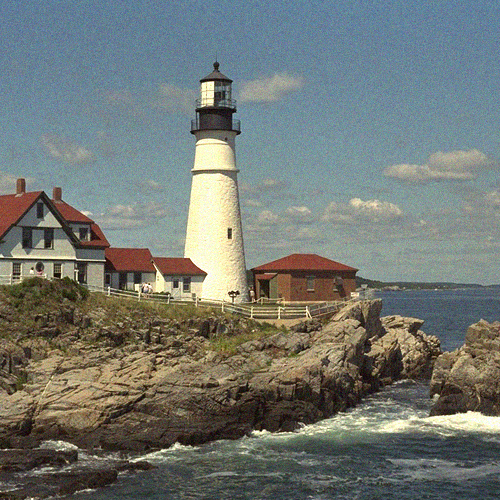
//> input picture images/denoise/Kodak24/20.png, 500 x 500 px
$ ./non_local_means_demo   (built with g++ and OpenCV 4)
//> lines starting //> are read from the running program, lines starting //| are printed output that depends on the picture
### non_local_means/include/non_local_means.h
#ifndef NON_LOCAL_MEANS_H
#define NON_LOCAL_MEANS_H

// opencv
#include <opencv2/core.hpp>
#include <opencv2/highgui.hpp>
#include <opencv2/imgproc.hpp>


cv::Mat non_local_means(const cv::Mat& noise_image, const int search_radius=5, const int radius=2, const int sigma=1, const char* kernel_type="mean");


#endif //NON_LOCAL_MEANS_H

### non_local_means/src/non_local_means.cpp
// C++
#include <cmath>
#include <cstring>
#include <iostream>
// self
#include "non_local_means.h"

namespace {
    cv::Mat make_pad(const cv::Mat& one_image, const int pad_H, const int pad_W) {
        cv::Mat padded_image;
        cv::copyMakeBorder(one_image, padded_image, pad_H, pad_H, pad_W, pad_W, cv::BORDER_REPLICATE);
        return padded_image;
    }
}


std::vector<double> get_kernel(const int window_size, const char* kernel_type) {
    // 权重模板是均值的话
    if(std::strcmp(kernel_type, "mean") == 0)
        return std::vector<double> (window_size, 1. / (window_size));
    // 高斯模板
    else if(std::strcmp(kernel_type, "gaussi") == 0) {
        std::vector<double> weight_kernel(window_size, 0);
        int offset = -1;
        double kernel_weight_sum = 0.0;
        const int radius = (int(std::sqrt(window_size)) - 1) >> 1;
        // 半径应该是 3 sigma 差不多了
        const double variance = int((2 * radius + 1) / 3);
        const double variance_2 = -0.5 / (variance * variance);
        for(int i = -radius; i <= radius; ++i)
            for(int j = -radius; j <= radius; ++j) {
                weight_kernel[++offset] = std::exp(variance_2 * (i * i + j * j));
                kernel_weight_sum += weight_kernel[offset];
            }
        for(int i = 0;i < window_size; ++i) weight_kernel[i] /= kernel_weight_sum;
        return weight_kernel;
    }
    // 没声明的话, 返回全 0 模板
    else return std::vector<double>(window_size, 0);

}

// 没错, 这里的那个 uchar 会溢出, 有点东西啊, 恶心
cv::Mat non_local_means_gray(const cv::Mat& noise_image, const int search_radius, const int radius, const int sigma, const char* kernel_type) {
    // 先做一个计算领域相似性的权重模板, 先来最简单的均值模板
    const int window_len = (radius << 1) + 1;
    const int window_size = window_len * window_len;
    const auto weights_kernel = get_kernel(window_size, kernel_type);
    const double sigma_2_inv = 1. / (sigma * sigma);
    // 收集目标图像的信息
    cv::Mat denoised = noise_image.clone();
    const int H = noise_image.rows;
    const int W = noise_image.cols;
    // 将图像 padding 一下
    const auto padded_image = make_pad(noise_image, radius, radius);
    const int H2 = padded_image.rows;
    const int W2 = padded_image.cols;
    const uchar* const noise_ptr = noise_image.data;
    const uchar* const padded_ptr = padded_image.data;
    // 现在开始滤波, 求目标图像中的每一点
    for(int i = 0;i < H; ++i) {
        const int left = std::max(radius, i - search_radius);
        const int right = std::min(W2, i + search_radius);
        for(int j = 0;j < W; ++j) {
            // 当前要去噪的点 (i, j), 以它为中心的区域的点, 我得收集起来
            uchar source[window_size];
            for(int t = 0;t < window_len; ++t)
                std::memcpy(source + t * window_len, padded_ptr + (i + t) * W2 + j, window_len * sizeof(uchar));
            // 累计值 和 权重总和
            double sum_value = 0;
            double weight_sum = 0;
            double weight_max = -1e3;
            // 每个点先确认它目前的搜索区域有多大, 为什么是 radius?
            const int up = std::max(radius, j - search_radius);
            const int down = std::min(H2, j + search_radius);
            // 在这个搜索区域搜索
            for(int x = left; x < right; ++x) {
                for(int y = up; y < down; ++y) {
                    // (i, j) 是相对于原图来说的位置, (x, y) 是相对于 padded 之后的图像来说的
                    // 如果碰到自己了, 不计算
                    if(x == i and y == j)
                        continue;
                    // 当前对比的区域是以 x, y 为中心, 半径为 radius 的区域
                    // 我得把这个区域的值都找出来, 收集起来
                    uchar target[window_size];
                    for(int t = 0;t < window_len; ++t)
                        std::memcpy(target + t * window_len, padded_ptr + (x - radius + t) * W2 + y - radius, window_len * sizeof(uchar));
                    // 然后计算两个区域的相似度
                    double distance = 0.0;
                    for(int k = 0;k < window_size; ++k) {
                        double res = static_cast<double>(target[k] - source[k]);
                        distance += weights_kernel[k] * (res * res);
                    }
                    const double cur_weight = std::exp(-distance * sigma_2_inv);
                    // 记录当前最大的权值
                    if(cur_weight > weight_max) weight_max = cur_weight;
                    // 累加值
                    sum_value += cur_weight * padded_image.at<uchar>(x, y);
                    weight_sum += cur_weight;
                }
            }
            // 搜索结束
            sum_value += weight_max * noise_image.at<uchar>(i, j);
            weight_sum += weight_max;
            denoised.at<uchar>(i, j) = cv::saturate_cast<uchar>(sum_value / weight_sum);
        }
    }
    return denoised;
}

// 搜索窗口大小 11x11, 邻域 5x5
cv::Mat non_local_means(const cv::Mat& noise_image, const int search_radius, const int radius, const int sigma, const char* kernel_type) {
    const int C = noise_image.channels();
    if(C == 1) return non_local_means_gray(noise_image, search_radius, radius, sigma, kernel_type);
    return noise_image;
}

### non_local_means/src/non_local_means_demo.cpp
//C++
#include <cmath>
#include <chrono>
#include <vector>
#include <iostream>
// self
#include "non_local_means.h"

namespace {
    void run(const std::function<void()>& work=[]{}, const std::string message="") {
        auto start = std::chrono::steady_clock::now();
        work();
        auto finish = std::chrono::steady_clock::now();
        auto duration = std::chrono::duration_cast<std::chrono::milliseconds>(finish - start);
        std::cout << message << " " << duration.count() << " ms" <<  std::endl;
    }

    void cv_info(const cv::Mat& one_image) {
        std::cout << "高  :  " << one_image.rows << "\n宽  :  " << one_image.cols << "\n通道 :  " << one_image.channels() << std::endl;
        std::cout << "步长 :  " << one_image.step << std::endl;
        // 864 = 3 * 288
    }

    void cv_show(const cv::Mat& one_image, const char* info="") {
        cv::imshow(info, one_image);
        cv::waitKey(0);
        cv::destroyAllWindows();
    }

    cv::Mat cv_resize(cv::Mat& one_image, const int height, const int width, const int _interpolation=cv::INTER_LINEAR) {
		cv::Mat result;
		cv::resize(one_image, result, cv::Size(width, height), 0, 0, _interpolation);
		return result;
	}

	cv::Mat cv_concat(const cv::Mat& lhs, const cv::Mat& rhs) {
        cv::Mat result;
        cv::hconcat(std::vector<cv::Mat>({lhs, rhs}), result);
        return result;
    }

    cv::Mat cv_concat(const std::vector<cv::Mat> images) {
        cv::Mat result;
        cv::hconcat(images, result);
        return result;
    }
}


void denoise_gray_demo() {
    // 根据图片路径读取图像
    const char* noise_path = "../images/denoise/Kodak24/20.png";
    auto noise_image = cv::imread(noise_path);
//> noise_image is the input picture: 500 rows x 500 cols, CV_8UC3; mean B, G, R 115.2, 120.2, 114.2
    if(noise_image.empty()) {
        std::cout << "读取图片  " << noise_path << "  失败 !" << std::endl;
        return;
    }
    cv::cvtColor(noise_image, noise_image, cv::COLOR_BGR2GRAY);
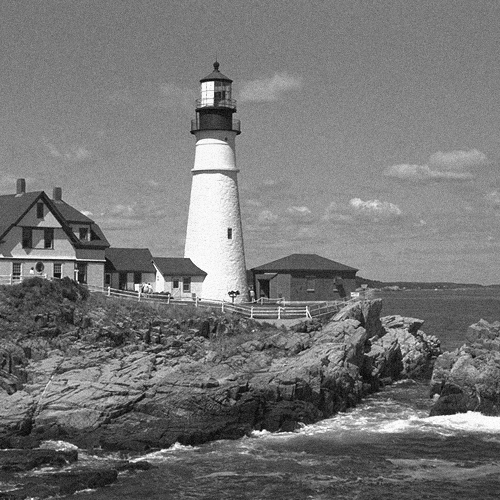
//> noise_image: 500 rows x 500 cols, CV_8UC1; min 1, max 255, mean 117.8

    cv::Mat denoised;
    run([&noise_image, &denoised](){
        denoised = non_local_means(noise_image, 5, 2, 10, "gaussi");
    }, "non_local_means_gray  :  ");
//> in make_pad, `cv::copyMakeBorder(one_image, padded_image, pad_H, pad_H, pad_W, pad_W..`:
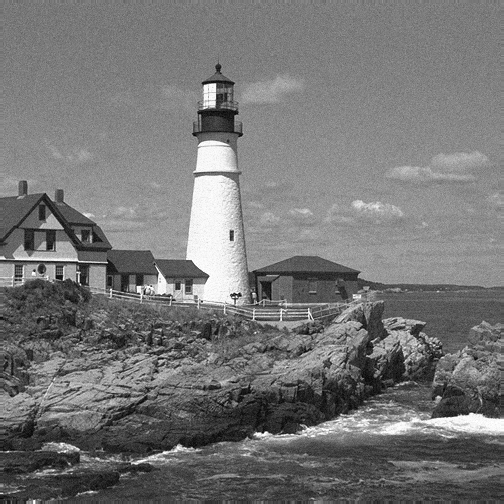
//> padded_image: 504 rows x 504 cols, CV_8UC1; min 1, max 255, mean 117.6
    const auto comparison_resultss = cv_concat({noise_image, denoised});
//> in cv_concat, `cv::hconcat(images, result);`:
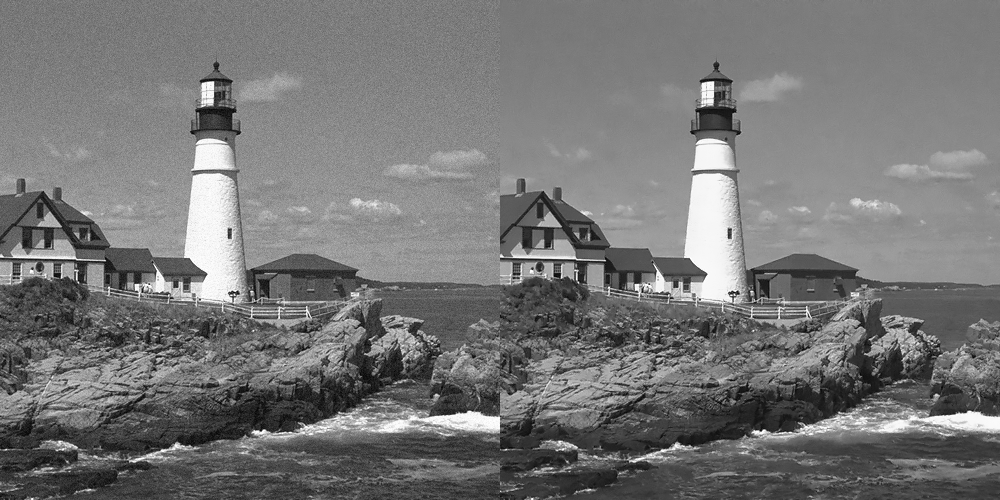
//> result: 500 rows x 1000 cols, CV_8UC1; min 1, max 255, mean 117.8
    cv_show(comparison_resultss);
    // 保存结果
    const std::string save_path("./images/output/comparison_gray.png");
    cv::imwrite(save_path, comparison_resultss, std::vector<int>({cv::IMWRITE_PNG_COMPRESSION, 0}));
}


int main() {
    std::cout << "opencv  :  " << CV_VERSION << std::endl;
    // 灰度图的 non_local_means
    denoise_gray_demo();
    return 0;
}

$ run again, with images/denoise/Kodak24/1.png copied over images/denoise/Kodak24/20.png
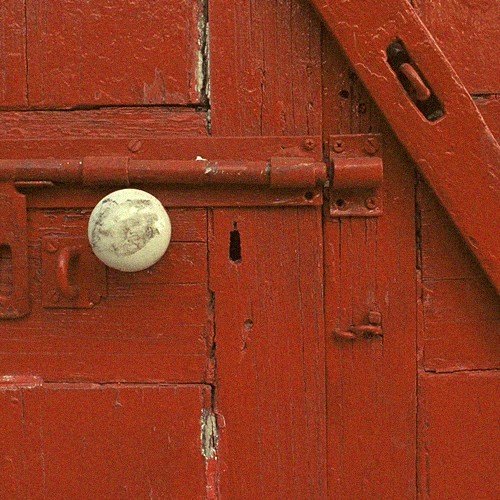
//> input picture images/denoise/Kodak24/1.png, 500 x 500 px
//> in denoise_gray_demo, noise_image is the input picture: 500 rows x 500 cols, CV_8UC3; mean B, G, R 31.1, 56.6, 143.1
//> noise_image: 500 rows x 500 cols, CV_8UC1
//> in make_pad, `cv::copyMakeBorder(one_image, padded_image, pad_H, pad_H, pad_W, pad_W..`:
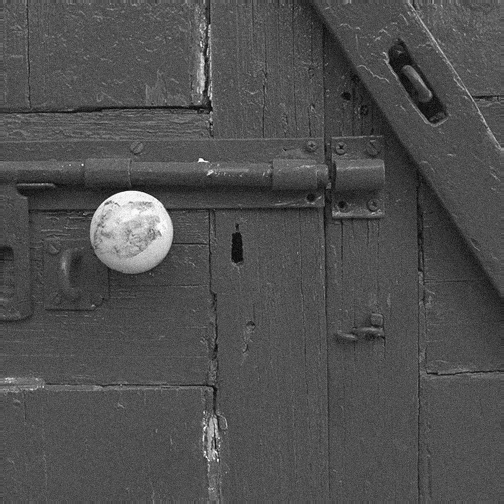
//> padded_image: 504 rows x 504 cols, CV_8UC1; min 4, max 254, mean 79.6
//> in cv_concat, `cv::hconcat(images, result);`:
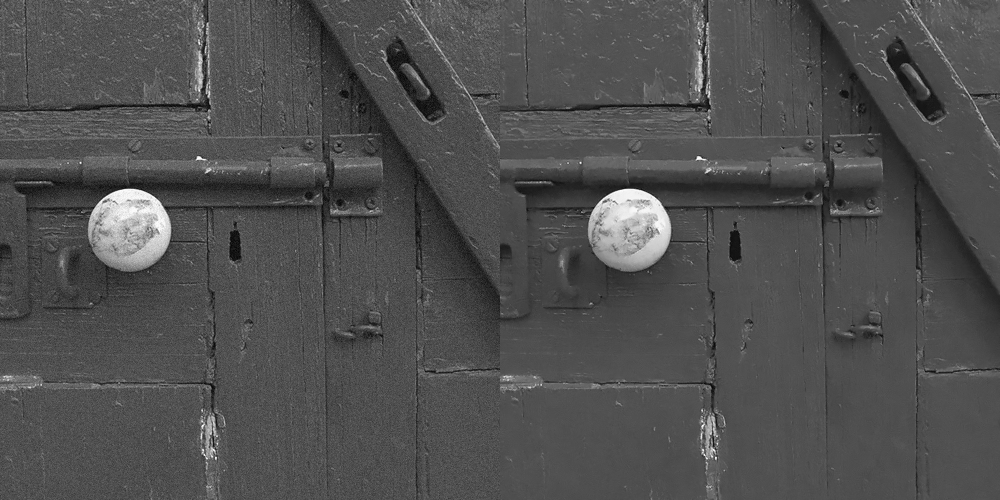
//> result: 500 rows x 1000 cols, CV_8UC1; min 4, max 254, mean 79.5

$ run again, with images/denoise/Kodak24/10.png copied over images/denoise/Kodak24/20.png
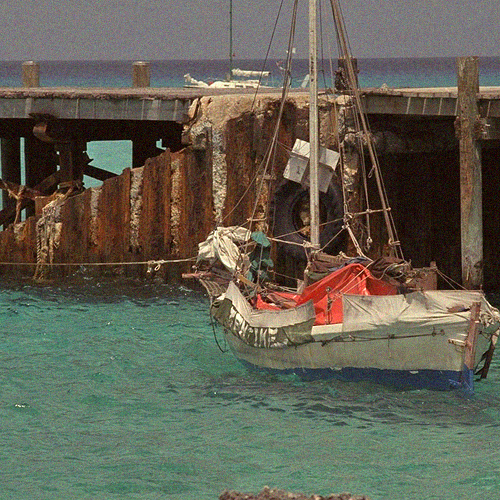
//> input picture images/denoise/Kodak24/10.png, 500 x 500 px
//> in denoise_gray_demo, noise_image is the input picture: 500 rows x 500 cols, CV_8UC3; mean B, G, R 82.9, 96.9, 98.7
//> noise_image: 500 rows x 500 cols, CV_8UC1
//> in make_pad, `cv::copyMakeBorder(one_image, padded_image, pad_H, pad_H, pad_W, pad_W..`:
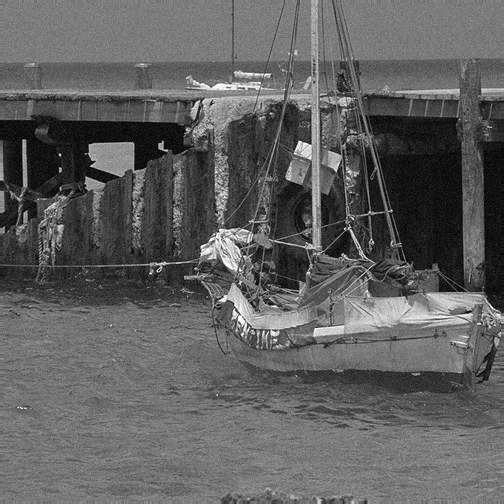
//> padded_image: 504 rows x 504 cols, CV_8UC1; min 0, max 255, mean 95.9
//> in cv_concat, `cv::hconcat(images, result);`:
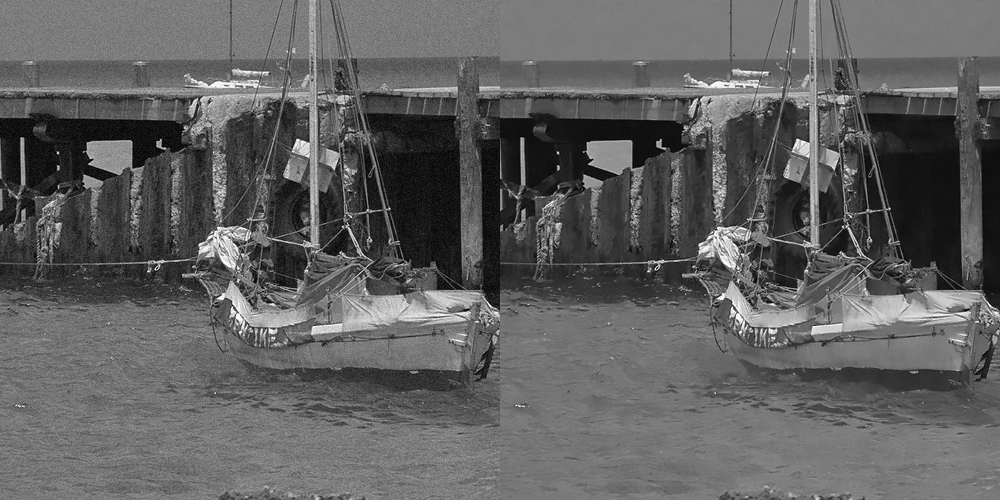
//> result: 500 rows x 1000 cols, CV_8UC1; min 0, max 255, mean 95.8

$ run again, with images/denoise/Kodak24/12.png copied over images/denoise/Kodak24/20.png
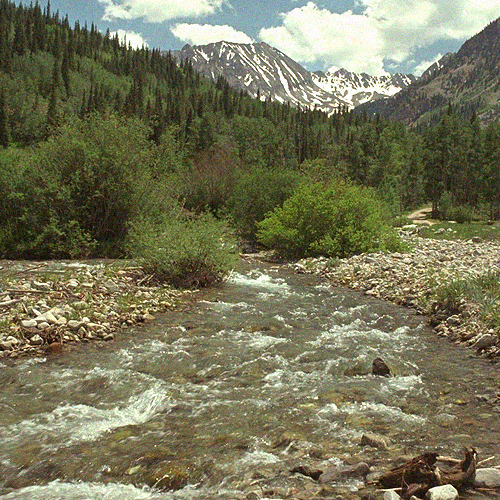
//> input picture images/denoise/Kodak24/12.png, 500 x 500 px
//> in denoise_gray_demo, noise_image is the input picture: 500 rows x 500 cols, CV_8UC3; mean B, G, R 88.9, 117.3, 118.5
//> noise_image: 500 rows x 500 cols, CV_8UC1
//> in make_pad, `cv::copyMakeBorder(one_image, padded_image, pad_H, pad_H, pad_W, pad_W..`:
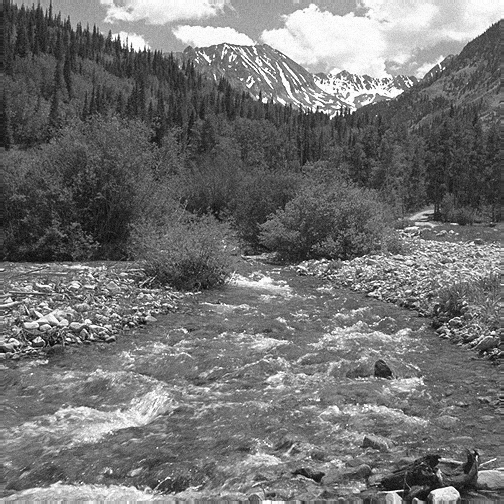
//> padded_image: 504 rows x 504 cols, CV_8UC1; min 1, max 255, mean 114.7
//> in cv_concat, `cv::hconcat(images, result);`:
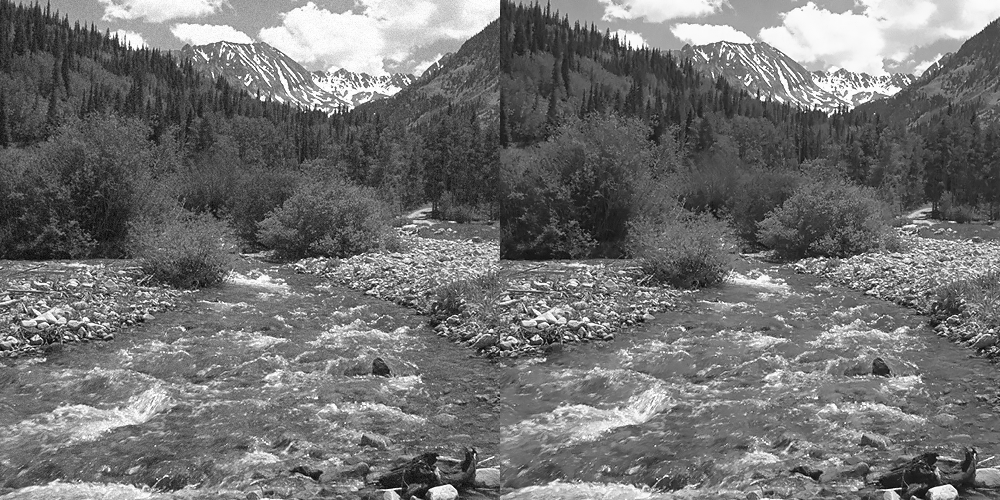
//> result: 500 rows x 1000 cols, CV_8UC1; min 1, max 255, mean 114.4
